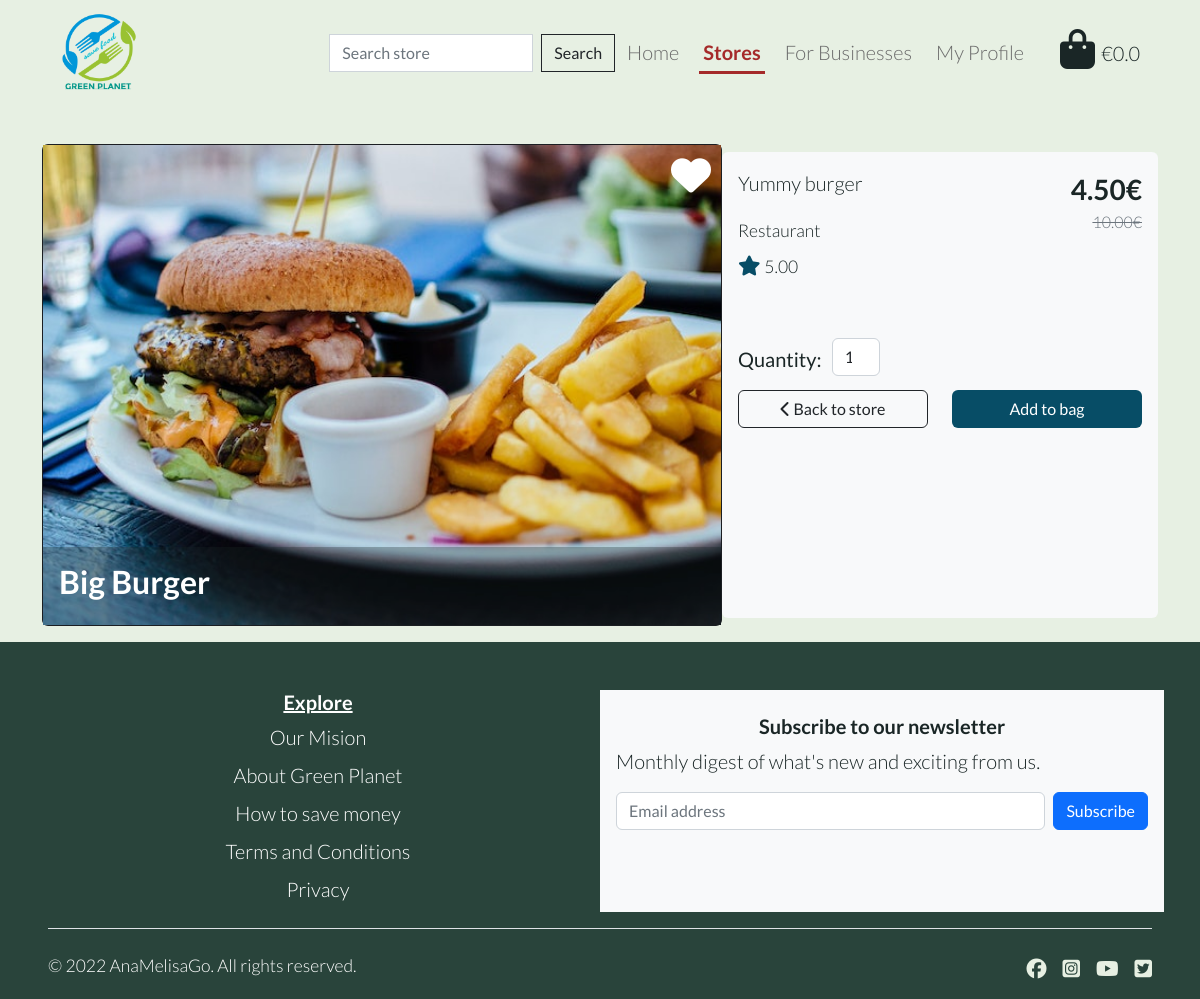
/stores/1, run on the app's committed database.
### store/models.py (models this page shows, shortened)
class Store(models.Model):
    business_type = models.ForeignKey(
        'BusinessType', null=True, blank=True, on_delete=models.SET_NULL
    )
    store_name = models.CharField(max_length=255)
    details = models.TextField()
    original_price = models.DecimalField(max_digits=6, decimal_places=2)
    price = models.DecimalField(max_digits=6, decimal_places=2)
    rating = models.DecimalField(
        max_digits=6, decimal_places=2, null=True, blank=True
    )
    favourites = models.ManyToManyField(
        User, related_name='favourite', default=None, blank=True
    )
    image = models.ImageField(null=True, blank=True)
    def __str__(self):
        return self.store_name

class BusinessType(models.Model):
    name = models.CharField(max_length=255)
    friendly_name = models.CharField(max_length=255, null=True, blank=True)

### store/views.py (the view)
# urls.py: path('<store_id>', views.store_detail, name='store_detail')
def store_detail(request, store_id):
    store = get_object_or_404(Store, pk=store_id)
    context = {
        'stores': 'active',
        'store': store,
    }
    return render(request, 'stores/store_detail.html', context)

### bag/contexts.py (called while the page is built, shortened)
def bag_contents(request):
    bag_items = []
    grand_total = 0
    bag = request.session.get('bag', {})
    context = {
        'bag_items': bag_items,
        'grand_total': grand_total,
    }
    return context

### store/templates/stores/store_detail.html (shortened to what this page needs)
{% extends "base.html" %}
{% load static %}
{% block content %}
<div class="container py-3 d-lg-flex justify-content-center">
    <div class="card text-bg-dark">
        <a class="hvr-icon-grow" href="#">
            <i class="fas fa-heart add-favourite fs-1 text-white hvr-icon"></i>
        </a>
        {% if store.image %}
        <a href="{{ store.image.url }}" target="_blank">
            <img src="{{ store.image.url }}" class="image-detail" alt="{{ store.image }}">
        </a>
        {% else %}
        <a href="#">
            <img src="{{ MEDIA_URL }}no-image.jpg" class="image-detail" alt="{{ store.image }}">
        </a>
        {% endif %}
        <div class="card-image-overlay">
            <h2 class="card-title fw-bold">{{ store.store_name }}</h2>
        </div>
    </div>
    <div class="bg-light my-2 rounded">
        <div class="row p-3">
            <div class="col-8">
                <p>{{ store.details }}</p>
                <small>{{ store.business_type.friendly_name }}</small>
            </div>
            <div class="col-4">
                <p class="fw-bold text-end mb-0 fs-3">{{ store.price }}€</p>
                <p class="text-decoration-line-through text-end text-muted fs-6">{{ store.original_price }}€</p>
            </div>
            <div class="col">
                <p><i class="fas fa-star text-dark-ocean"></i> <small>{{ store.rating }}</small></p>
            </div>
        </div>
        <form action="{% url 'add_item' store.id %}" method="POST">
            <div class="row p-3">
                <div class="col-12 d-flex">
                    <p class="mt-3"><strong>Quantity:</strong></p>
                    <div class="form-group w-50">
                        <div class="input-group">
                            <input class="form-control quantity-input" type="number" name="quantity" value="1" data-item_id="{{ store.id }}" id="id_qty_{{ store.id }}">
                        </div>
                    </div>
                </div>
                <div class="d-grid col-6 mx-auto">
                    <a href="{% url 'all_stores' %}" class="btn btn-outline-dark">
                        <span><i class="fas fa-chevron-left"></i></span>
                        <span>Back to store</span>
                    </a>
                </div>
                <div class="d-grid col-6 mx-auto">
                    <input type="submit" class="btn btn-dark-ocean" value="Add to bag">
                </div>
            </div>
        </form>
    </div>
</div>
{% endblock %}

### static/css/base.css (style rules this page uses)
:root { --planet-trans-cloud: rgba(194, 219, 232, 0.75); --planet-trans-black: rgba(26, 38, 38, 0.3); --planet-black-night: #1a2626; --planet-dark-tree: #29443b; --planet-dark-ocean: #074d66; --planet-sky-blue: #4a8da7; --planet-white-leaf: #e7f0e3; --planet-brown-leaf: #a52a2a; }
* { padding: 0; margin: 0; border: none; }
html { height: 100%; }
body { min-height: 100vh; display: flex; flex-direction: column; background-color: var(--planet-white-leaf); font-weight: 300; color: var(--planet-black-night); font-size: 20px; font-family: 'Lato', sans-serif; }
a { color: var(--planet-black-night); text-decoration: none; }
.text-dark-ocean { color: var(--planet-dark-ocean); }
.add-favourite { position: absolute; top: 10px; right: 10px; color: aquamarine; }
.image-detail { height: 30rem; width: 100%; }
.card-image-overlay { position: absolute; left: 0; bottom: 0; padding: var(--bs-card-img-overlay-padding); width: 100%; background-color: var(--planet-trans-black); }
.btn-dark-ocean { background-color: var(--planet-dark-ocean); color: #fff; }
.quantity-input { margin: 10px; max-width: 3rem; }

### data on the page
Store: image (picture), store_name "Big Burger", details "Yummy burger", business_type.friendly_name "Restaurant", price "4.50", original_price "10.00", rating "5.00", quantity "1"
